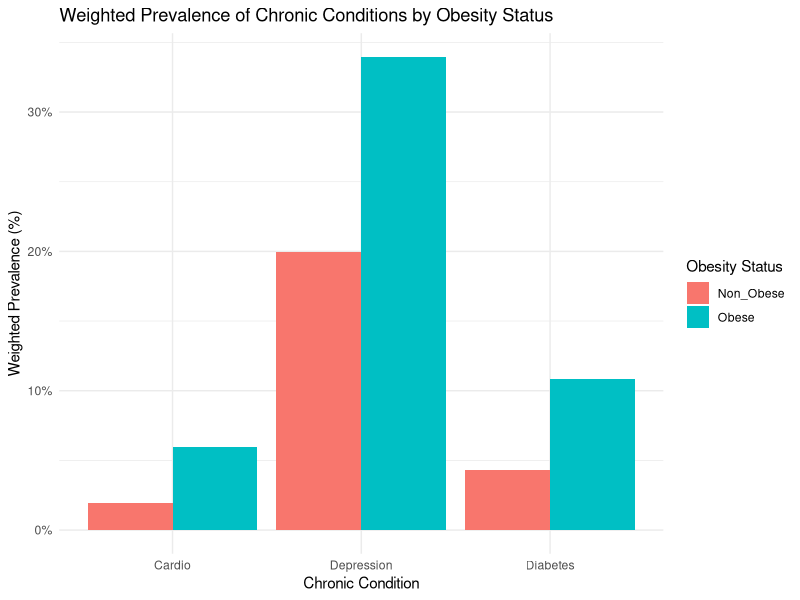

The R source for this figure:
# Step 1: Load libraries and read data
library(dplyr)
library(survey)
library(ggplot2)
library(tidyr)

setwd("C:/Users/namitha/Documents/DATS-6101-Project-/data/processed")

# Step 2: Read yearly BRFSS datasets
d1 <- read.csv("brfss_2018_clean_sample.csv")
d2 <- read.csv("brfss_2019_clean_sample.csv")
d3 <- read.csv("brfss_2020_clean_sample.csv")
d4 <- read.csv("brfss_2021_clean_sample.csv")
d5 <- read.csv("brfss_2022_clean_sample.csv")
d6 <- read.csv("brfss_2023_clean_sample.csv")

# Combine datasets into one dataframe
brfss_data <- bind_rows(d1, d2, d3, d4, d5, d6)

# Quick check
head(brfss_data)

# Step 3: Create obesity variable and filter post-COVID period
brfss_postcovid <- brfss_data %>%
  mutate(obese = ifelse(bmi_category == "Obese", 1, 0)) %>%  # 1=Obese, 0=Not Obese
  filter(interview_year >= 2020)

# Step 4: Create chronic conditions variables with correct coding
brfss_postcovid <- brfss_postcovid %>%
  mutate(
    diabetes = ifelse(diabetes_status %in% c("Yes", "Yes, only pregnancy"), 1, 0),
    cardio = ifelse(
      heart_attack_history == "Yes" |
        coronary_hd_history == "Yes" |
        stroke_history == "Yes", 1, 0
    ),
    depression = ifelse(depression_history == "Yes", 1, 0)
  )

# Step 5: Convert chronic conditions to numeric
brfss_postcovid <- brfss_postcovid %>%
  mutate(
    diabetes = as.numeric(diabetes),
    cardio = as.numeric(cardio),
    depression = as.numeric(depression)
  )

# Step 6: Create survey design
brfss_design <- svydesign(
  id = ~psu,
  weights = ~weight_final,
  data = brfss_postcovid
)

# Step 6a: Function to calculate weighted prevalence by obesity status
weighted_prev <- function(var) {
  svyby(
    as.formula(paste0("~", var)),
    ~obese,
    brfss_design,
    svymean,
    na.rm = TRUE
  )
}

# Step 6b: Calculate weighted prevalence for each chronic condition
diabetes_prev <- weighted_prev("diabetes")
cardio_prev <- weighted_prev("cardio")
depression_prev <- weighted_prev("depression")

# Step 6c: Perform survey-weighted chi-square tests
diabetes_chisq <- svychisq(~diabetes + obese, design = brfss_design)
cardio_chisq <- svychisq(~cardio + obese, design = brfss_design)
depression_chisq <- svychisq(~depression + obese, design = brfss_design)

# Step 6d: Combine results into one table
chronic_by_obese <- data.frame(
  Condition = c("Diabetes", "Cardio", "Depression"),
  Non_Obese = c(diabetes_prev[1,2], cardio_prev[1,2], depression_prev[1,2]),
  Obese = c(diabetes_prev[2,2], cardio_prev[2,2], depression_prev[2,2]),
  P_Value = c(diabetes_chisq$p.value, cardio_chisq$p.value, depression_chisq$p.value)
)

# View weighted prevalence table with p-values
chronic_by_obese

# Step 7: Visualize weighted prevalence
chronic_long <- chronic_by_obese %>%
  pivot_longer(cols = c("Non_Obese", "Obese"), names_to = "Obesity_Status", values_to = "Prevalence")

ggplot(chronic_long, aes(x = Condition, y = Prevalence, fill = Obesity_Status)) +
  geom_bar(stat = "identity", position = "dodge") +
  scale_y_continuous(labels = scales::percent_format(accuracy = 1)) +
  labs(
    title = "Weighted Prevalence of Chronic Conditions by Obesity Status",
    x = "Chronic Condition",
    y = "Weighted Prevalence (%)",
    fill = "Obesity Status"
  ) +
  theme_minimal()

# Step 8: Save weighted prevalence table with p-values to CSV
if(!dir.exists("outputs")){
  dir.create("outputs")
}

write.csv(chronic_by_obese, "outputs/chronic_by_obese.csv", row.names = FALSE)
